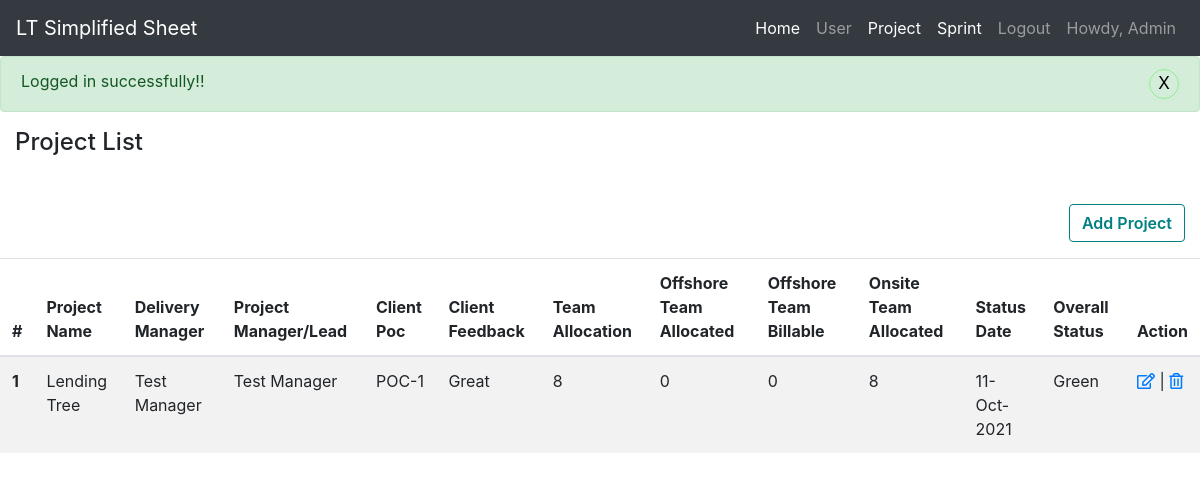
Page /project.php (signed in) on the earlier database version.
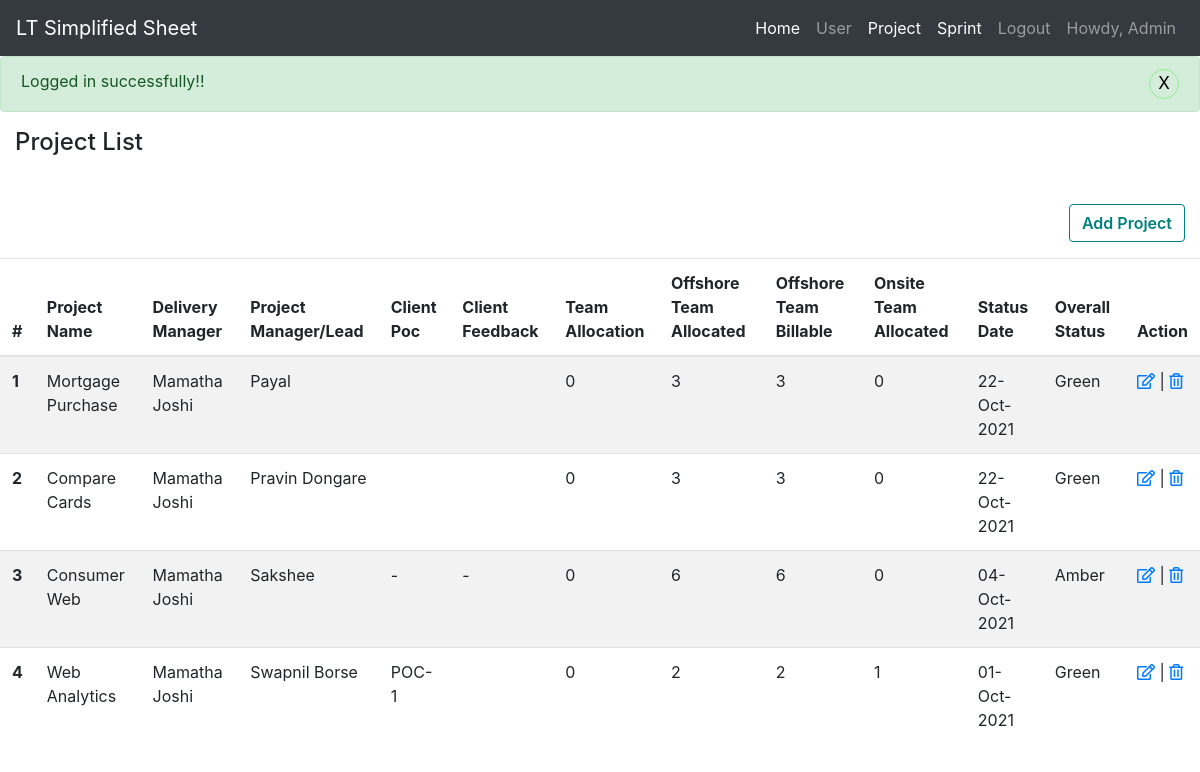
Same page on the later database version.
### tables this page shows
CREATE TABLE `project` (
  `project_id` int(55) NOT NULL,
  `project_name` varchar(255) NOT NULL,
  `delivery_manager` varchar(255) NOT NULL,
  `project_manager` varchar(255) NOT NULL,
  `client_poc` varchar(255) NOT NULL,
  `client_feedback` text NOT NULL,
  `team_allocation` int(255) NOT NULL,
  `offshore_team_allocated` int(11) NOT NULL,
  `offshore_team_billable` int(11) NOT NULL,
  `onsite_team_allocated` int(11) NOT NULL,
  `onsite_team_billable` int(11) NOT NULL,
  `status_date` datetime NOT NULL DEFAULT current_timestamp(),
  `overall_status` varchar(100) NOT NULL,
  `is_sprint` smallint(6) NOT NULL DEFAULT 0
);

### includes/function.php (called while the page is built, shortened)
<?php
function tep_db_fetch_array($db_query)
{
  return mysqli_fetch_array($db_query, MYSQLI_ASSOC);
}
function tep_db_query($query, $link = 'db_link')
{
  global $$link;
  $result = mysqli_query($$link, $query) or tep_db_error($query, mysqli_errno($$link), mysqli_error($$link));
  return $result;
}

### project.php (the view, shortened to what this page needs)
<?php
include('includes/header.php');
$p_result = tep_db_query("SELECT `project_id`, `project_name`, `delivery_manager`, `project_manager`, `client_poc`, `client_feedback`, `team_allocation`, `offshore_team_allocated`, `offshore_team_billable`, `onsite_team_allocated`, `onsite_team_billable`, `status_date`, `overall_status` FROM project order by project_id desc");
?>
<div class="container-fluid">
    <div class="row mt-3 mb-3">
        <div class="col">
        <h4>Project List</h4>
        </div>
    </div>
    <div class="row text-right">
        <div class="col-12 text-right">
            <a href="project_edit.php" class="btn" role="button">Add Project</a>
        </div>
    </div>
    <div class="row  mb-3">
        <div class="table-responsive">
            <table class="table table-striped">
                <thead>
                    <tr>
                        <th scope="col">#</th>
                        <th scope="col">Project Name</th>
                        <th scope="col">Delivery Manager</th>
                        <th scope="col">Project Manager/Lead</th>
                        <th scope="col">Client Poc</th>
                        <th scope="col">Client Feedback</th>
                        <th scope="col">Team Allocation</th>
                        <th scope="col">Offshore Team Allocated</th>
                        <th scope="col">Offshore Team Billable</th>
                        <th scope="col">Onsite Team Allocated</th>
                        <th scope="col">Status Date</th>
                        <th scope="col">Overall Status</th>
                        <th scope="col">Action</th>
                    </tr>
                </thead>
                <tbody>
                    <?php
                    $c = 0;
                    while ($row = tep_db_fetch_array($p_result)) {
                    ?>
                        <tr>
                            <th scope="row"><?php echo ++$c; ?> </th>
                            <td><?php echo $row["project_name"]; ?></td>
                            <td><?php echo $row["delivery_manager"]; ?></td>
                            <td><?php echo $row["project_manager"]; ?></td>
                            <td><?php echo $row["client_poc"]; ?></td>
                            <td><?php echo $row["client_feedback"]; ?></td>
                            <td><?php echo $row["team_allocation"]; ?></td>
                            <td><?php echo $row["offshore_team_allocated"]; ?></td>
                            <td><?php echo $row["offshore_team_billable"]; ?></td>
                            <td><?php echo $row["onsite_team_allocated"]; ?></td>
                            <td><?php echo date('d-M-Y', strtotime($row["status_date"])); ?></td>
                            <td><?php echo ucfirst($row["overall_status"]); ?></td>
                            <td><a href="project_edit.php?action=editproject&project_id=<?php echo $row['project_id']; ?>"><i class="far fa-edit"></i></a> |
                                <a onclick='deleteConfirm("<?php echo $row['project_id']; ?>")' href="javascript:void(0)"><i class="far fa-trash-alt"></i></a>
                            </td>
                        </tr>
                    <?php
                    }
                    ?>
                </tbody>
            </table>
        </div>
    </div>
</div>
<?php include_once('includes/footer.php'); ?>

Differences in the rows shown:
added project: project_name "Mortgage Purchase", delivery_manager "Mamatha Joshi", project_manager "Payal", team_allocation "0", offshore_team_allocated "3", offshore_team_billable "3", onsite_team_allocated "0", status_date "22-Oct-2021", overall_status "Green"
added project: project_name "Compare Cards", delivery_manager "Mamatha Joshi", project_manager "Pravin Dongare", team_allocation "0", offshore_team_allocated "3", offshore_team_billable "3", onsite_team_allocated "0", status_date "22-Oct-2021", overall_status "Green"
added project: project_name "Consumer Web", delivery_manager "Mamatha Joshi", project_manager "Sakshee", client_poc "-", client_feedback "-", team_allocation "0", offshore_team_allocated "6", offshore_team_billable "6", onsite_team_allocated "0", status_date "04-Oct-2021", overall_status "Amber"
changed project "POC-1": project_name "Lending Tree" → "Web Analytics"; delivery_manager "Test Manager" → "Mamatha Joshi"; project_manager "Test Manager" → "Swapnil Borse"; team_allocation "8" → "0"; offshore_team_allocated "0" → "2"; offshore_team_billable "0" → "2"; onsite_team_allocated "8" → "1"; status_date "11-Oct-2021" → "01-Oct-2021"; client_feedback "Great" → (not shown)
